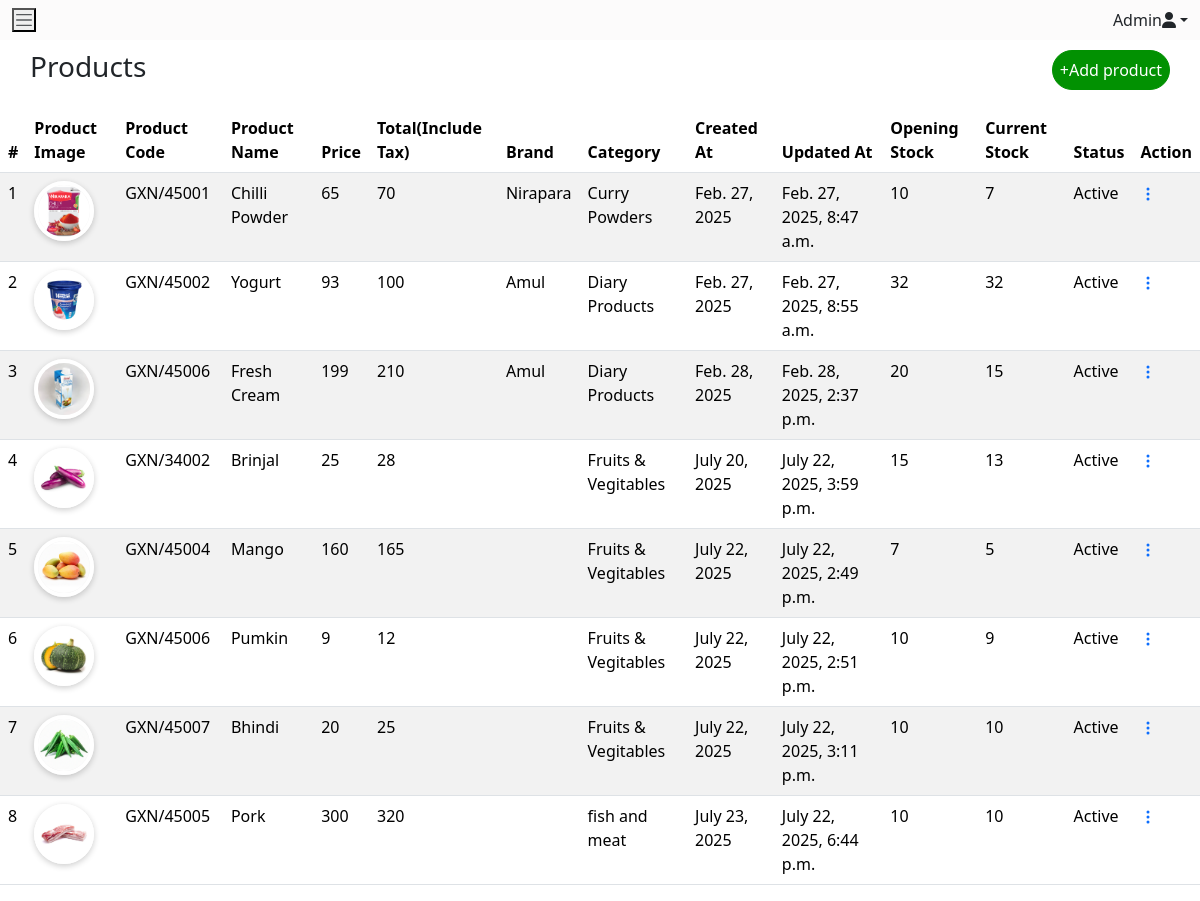
Screenshot of /products/ with the database file from the repository.
### my_app/models.py (models this page shows, shortened)
class Product(models.Model):
    country=models.ForeignKey(Country,on_delete=models.CASCADE)
    brand=models.ForeignKey(Brand,on_delete=models.CASCADE,null=True,blank=True)
    category=models.ForeignKey(Category,on_delete=models.CASCADE,related_name='products')
    code=models.CharField(max_length=50,null=True,blank=True)
    name=models.CharField(max_length=100,null=True)
    detail=models.TextField()
    originalprice=models.IntegerField(null=True)
    ourprice=models.IntegerField(null=True)
    taxrate=models.IntegerField(null=True)
    taxamount=models.IntegerField(null=True)
    grosstotal=models.IntegerField(null=True)
    weight=models.IntegerField(null=True)
    openingstock=models.IntegerField(null=True)
    currentstock=models.IntegerField(null=True)
    image=models.ImageField(upload_to="media",null=True)
    status=models.CharField(max_length=50,null=True,blank=True)
    quantity=models.IntegerField(null=False,blank=False)
    createdat=models.DateField(auto_now_add=True)
    updatedat=models.DateTimeField(auto_now=True)

class Brand(models.Model):
    name=models.CharField(max_length=50,null=True,blank=True)
    image=models.ImageField(upload_to="media",max_length=100,blank=True,null=True)
    status=models.CharField(max_length=50,null=True,blank=True)

class Category(models.Model):
    slug = models.SlugField(unique=True, blank=True, null=True)
    name=models.CharField(max_length=100,blank=True,null=True)
    image=models.ImageField(upload_to="media",null=True,blank=True)
    status=models.CharField(max_length=50,null=True,blank=True)

### my_app/views.py (the view)
# urls.py: path("products/",views.products,name="products"),
def products(request):
    prdct_list=Product.objects.all()
    return render(request,"products.html",{"prdct_list":prdct_list})

### templates/products.html (shortened to what this page needs)
<!DOCTYPE html>
{%load static%}
<html lang="en">
<head>
    <link href="https://cdn.jsdelivr.net/npm/bootstrap@5.3.3/dist/css/bootstrap.min.css" rel="stylesheet">
    <link href="https://cdn.jsdelivr.net/npm/bootstrap@5.3.3/dist/css/bootstrap.min.css" rel="stylesheet">
    <link href="https://getbootstrap.com/docs/5.3/assets/css/docs.css" rel="stylesheet">
    <link rel="stylesheet" href="https://cdnjs.cloudflare.com/ajax/libs/font-awesome/6.6.0/css/all.min.css" />
</head>
<body>
    <div class="container">
        <nav class="navbar bg-body-success fixed-top">
            <div class="container-fluid">
                <button class="navbar-toggler-icon" type="button" data-bs-toggle="offcanvas" data-bs-target="#offcanvasNavbar" aria-controls="offcanvasNavbar" aria-label="Toggle navigation"></button>
                <div class="nav-item dropdown">
                  <a href="#" class="nav-link dropdown-toggle" data-bs-toggle="dropdown">
                    <span>Admin<i class="fa-solid fa-user"></i></span></a>
                </div>
            </div>
        </nav>
     </div>
    <div class="container-fluid-body">
        <div class="title-head">
            <h3>Products</h3>
            <a href="/add_product/"><button class="button"><span class="add-product">+Add product</span></button></a>
        </div>
        <div class="table-menu">
            <table class="table table-striped">
                <thead>
                    <tr>
                        <th>#</th>
                        <th>Product Image</th>
                        <th>Product Code</th>
                        <th>Product Name</th>
                        <th>Price</th>
                        <th>Total(Include Tax)</th>
                        <th>Brand</th>
                        <th>Category</th>
                        <th>Created At</th>
                        <th>Updated At</th>
                        <th>Opening Stock</th>
                        <th>Current Stock</th>
                        <th>Status</th>
                        <th>Action</th>
                    </tr>
                </thead>
                <tbody>
                  {% for i in prdct_list%}
                    <tr>
                        <td>{{i.id}}</td>
                        <td><img src="{{i.image.url}}"/></td>
                        <td>{{i.code}}</td>
                        <td>{{i.name}}</td>
                        <td>{{i.ourprice}}</td>
                        <td>{{i.originalprice}}</td>
                        <td>{{i.brand.name}}</td>
                        <td>{{i.category.name}}</td>
                        <td>{{i.createdat}}</td>
                        <td>{{i.updatedat}}</td>
                        <td>{{i.openingstock}}</td>
                        <td>{{i.currentstock}}</td>
                        <td>{{i.status}}</td>
                        <ul class="dropdown">
                          <td><a href="#" data-bs-toggle="dropdown"><svg xmlns="http://www.w3.org/2000/svg" width="16" height="16" fill="currentColor" class="bi bi-three-dots-vertical" viewBox="0 0 16 16">
                            <path d="M9.5 13a1.5 1.5 0 1 1-3 0 1.5 1.5 0 0 1 3 0m0-5a1.5 1.5 0 1 1-3 0 1.5 1.5 0 0 1 3 0m0-5a1.5 1.5 0 1 1-3 0 1.5 1.5 0 0 1 3 0"/>
                            </svg></a>
                          </td>
                        </ul>
                    </tr>
                  {% endfor%}
                </tbody>
            </table>
        </div>
    </div>
</body>
</html>

### templates/products.html (style rules this page uses)
* { margin:0; padding:0; box-sizing: border-box; }
nav { background: #fcfbfb; }
.title-head { display:flex; margin-top:50px; margin-left: 30px; margin-right: 30px; justify-content: space-between; justify-items: end; }
.button { background:#029102; color:white; padding:7px; border:1px solid #029102; border-radius:25px; }
.table-menu img { display: inline-block; width:60px; height: 60px; object-fit: cover; border-radius: 50%; border:4px solid #fff; box-shadow:0 2px 6px #0003; }

### rows the page displays
Product: id "1", image (picture), code "GXN/45001", name "Chilli Powder", ourprice "65", originalprice "70", brand.name "Nirapara", category.name "Curry Powders", createdat "Feb. 27, 2025", updatedat "Feb. 27, 2025, 8:47 a.m.", openingstock "10", currentstock "7", status "Active"
Product: id "2", image (picture), code "GXN/45002", name "Yogurt", ourprice "93", originalprice "100", brand.name "Amul", category.name "Diary Products", createdat "Feb. 27, 2025", updatedat "Feb. 27, 2025, 8:55 a.m.", openingstock "32", currentstock "32", status "Active"
Product: id "3", image (picture), code "GXN/45006", name "Fresh Cream", ourprice "199", originalprice "210", brand.name "Amul", category.name "Diary Products", createdat "Feb. 28, 2025", updatedat "Feb. 28, 2025, 2:37 p.m.", openingstock "20", currentstock "15", status "Active"
Product: id "4", image (picture), code "GXN/34002", name "Brinjal", ourprice "25", originalprice "28", category.name "Fruits & Vegitables", createdat "July 20, 2025", updatedat "July 22, 2025, 3:59 p.m.", openingstock "15", currentstock "13", status "Active"
Product: id "5", image (picture), code "GXN/45004", name "Mango", ourprice "160", originalprice "165", category.name "Fruits & Vegitables", createdat "July 22, 2025", updatedat "July 22, 2025, 2:49 p.m.", openingstock "7", currentstock "5", status "Active"
Product: id "6", image (picture), code "GXN/45006", name "Pumkin", ourprice "9", originalprice "12", category.name "Fruits & Vegitables", createdat "July 22, 2025", updatedat "July 22, 2025, 2:51 p.m.", openingstock "10", currentstock "9", status "Active"
Product: id "7", image (picture), code "GXN/45007", name "Bhindi", ourprice "20", originalprice "25", category.name "Fruits & Vegitables", createdat "July 22, 2025", updatedat "July 22, 2025, 3:11 p.m.", openingstock "10", currentstock "10", status "Active"
Product: id "8", image (picture), code "GXN/45005", name "Pork", ourprice "300", originalprice "320", category.name "fish and meat", createdat "July 23, 2025", updatedat "July 22, 2025, 6:44 p.m.", openingstock "10", currentstock "10", status "Active"
